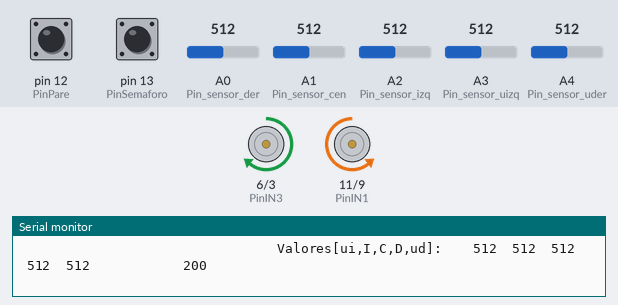
The sketch below on a simulated Arduino Uno, built with avr-gcc and run on an emulated ATmega328P. Shown: motor-driver pin pairs drawn as motors (green arrow = first pin HIGH = forward, orange = second pin HIGH = backward, longer = more drive), the last lines printed to the serial monitor. The test bench sets the inputs (shaded band); at power-on: A3 (Pin_sensor_uizq) = 512, A2 (Pin_sensor_izq) = 512, A1 (Pin_sensor_cen) = 512, A0 (Pin_sensor_der) = 512, pin 12 (PinPare) HIGH, pin 13 (PinSemaforo) HIGH, A4 (Pin_sensor_uder) = 512.

Above: at 4.8 s.
4.9 s: A3 (Pin_sensor_uizq) set to 111
At 5.19 s:
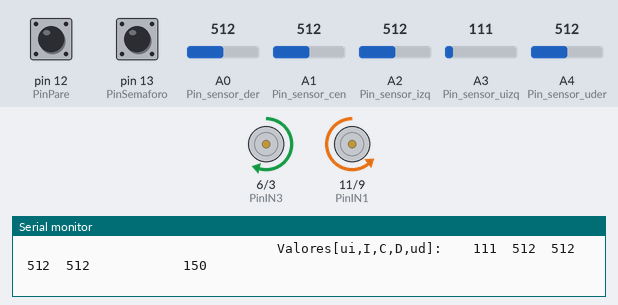
7.9 s: A3 (Pin_sensor_uizq) set to 88
10.9 s: A2 (Pin_sensor_izq) set to 30
At 11.29 s:
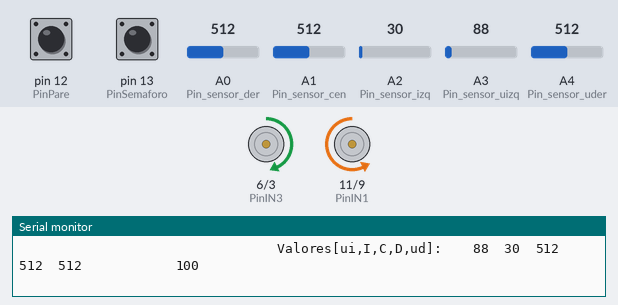
At 12.4 s:
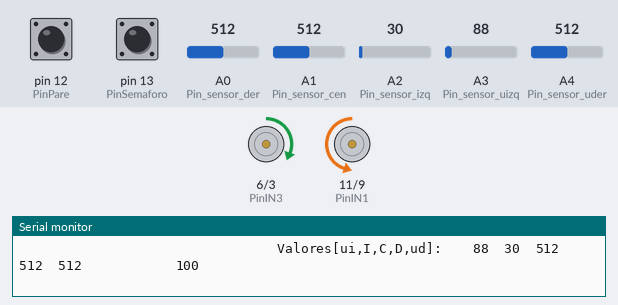
13.9 s: A1 (Pin_sensor_cen) set to 30
16.9 s: A0 (Pin_sensor_der) set to 129
19.9 s: A0 (Pin_sensor_der) set to 109
At 20.5 s:
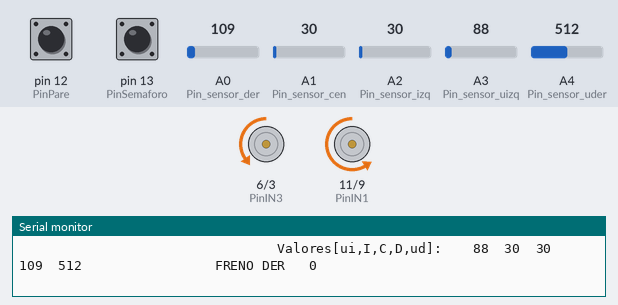
Timing chart, 0 to 22.4 s (numbered marks = the images above; inputs shaded):
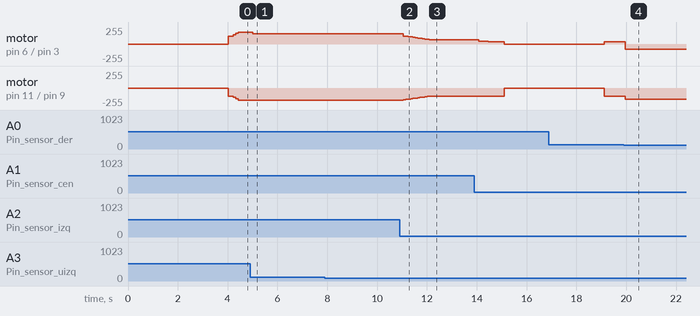

The sketch:

lineaydeteccion.ino
```cpp
// ruedas chiquitas. ojo que en el medio de 2 sensores nunca puede dar 0 pq sino se va al pingo, x eso baje el umbral.

// --- Pines de motores
static int PinIN1 = 11;
static int PinIN2 = 9;
static int PinIN3 = 6;
static int PinIN4 = 3;

// --- Pines de sensores (¿INTERCAMBIAMOS IZQUIERDO Y DERECHO PARA LA PRUEBA?)
static int Pin_sensor_izq = A2; // El sensor físico izquierdo ahora se lee en el pin A2
static int Pin_sensor_cen = A1; // El del centro no cambia
static int Pin_sensor_der = A0; // El sensor físico derecho ahora se lee en el pin A0
static int Pin_sensor_uder = A4;
static int Pin_sensor_uizq = A3;

static int PinSemaforo = 13;  // Pin que recibe la señal de la Raspberry
bool semaforo_verde = 0, arranque=0;
static int PinPare = 12;  // Pin que recibe la señal de la Raspberry
bool senialpare=0, stopflag=0;
unsigned long tiempo_actual = 0, tiempo_inicio=0, tiempo_pasado=0;


int digital[5];
int sensoresanalog[5];
long int sumap, suma, pos, poslast, posicion;

// --- UMBRAL DE SENSIBILIDAD ---
int UMBRAL = 400;
int umbralmedio=200;


float KP=0.5;
float KD=0.3;
float KI=0.01;   // probar 0.01


/// datos para la integral
int error1=0;
int error2=0;
int error3=0;
int error4=0;
int error5=0;
int error6=0;
/////////////////////////

///////////variable PID///////////////
int proporcional=0;
int integral=0;
int derivativo=0;
int diferencial=0;
int last_prop;
int setpoint=200;


void setup() {
  Serial.begin(9600);
  pinMode(PinIN1, OUTPUT);
  pinMode(PinIN2, OUTPUT);
  pinMode(PinIN3, OUTPUT);
  pinMode(PinIN4, OUTPUT);
  pinMode(PinSemaforo, INPUT_PULLUP);
  pinMode(PinPare, INPUT_PULLUP);

  Serial.println("--- Inicio de Depuración (Pines Cruzados) ---");
}


void loop() {

  if (arranque==0){
    semaforo_verde = digitalRead(PinSemaforo);  // HIGH si la Raspberry manda señal
    if (semaforo_verde==1)
      arranque=1;
  }

  if(arranque==1){
    posicion=lectura();
    PID();
    frenos();
  }

  senialpare = digitalRead(PinPare);  // HIGH si la Raspberry manda señal
  tiempo_actual = millis();

  if(senialpare==1 && stopflag==0){
    motores(0,0);
    delay(4000);
    tiempo_inicio=tiempo_actual;
    stopflag=1;
  }

  if(stopflag==1){
    tiempo_pasado = tiempo_actual - tiempo_inicio;
      if(tiempo_pasado >= 15000){
        stopflag=0;
      }
  }

  Serial.print(posicion);
  /*
  Serial.print("         proporcional:  ");
  Serial.print(proporcional);
  */
  Serial.println();

  Serial.print("                                 Valores[ui,I,C,D,ud]:    ");
  for (int i=0; i<5; i++){
    Serial.print(sensoresanalog[i]);
    Serial.print("\t");
  }
  Serial.print("          ");

  //Serial.print("       semaforo verde, arranque, senialpare, stopflag   "); Serial.print(semaforo_verde); Serial.print(arranque); Serial.print(senialpare); Serial.print(stopflag);

}

void motores(int izq, int der){//0 hasta 255    0 hasta -255
  izq=constrain(izq,-255,255);
  der=constrain(der,-255,255);
  ////////////////motor LEFT "IZQUIERDO" ////////////////////////
  if(izq>=0){
    digitalWrite(PinIN2,HIGH);
    digitalWrite(PinIN1,LOW);
    analogWrite(PinIN2,izq);
  }
  else{
    digitalWrite(PinIN2,LOW);
    digitalWrite(PinIN1,HIGH);
    izq=izq*(-1);
    analogWrite(PinIN1,izq);
  }

  ////////////////motor RIGHT "DERECHO" ////////////////////////
  if(der>=0){
    digitalWrite(PinIN3,HIGH);
    digitalWrite(PinIN4,LOW);
    analogWrite(PinIN3,der);
  }
  else{
    digitalWrite(PinIN3,LOW);
    digitalWrite(PinIN4,HIGH);
    der=der*(-1);
    analogWrite(PinIN4,der);
  }
  /*
  Serial.print("motores:    ");
  Serial.print(izq); Serial.print("  "); Serial.print(der);
  Serial.println(" ");
  */
}


// Variables globales nuevas
int vel_min = 120;   // velocidad mínima    en 120 andaba bien, aunque un poco lento
int vel_max = 180;   // velocidad máxima    en 220 andaba bien
int vel_base = vel_min;  // velocidad actual
int recto_counter = 0; // cuenta cuántos ciclos va recto

void PID(){
  proporcional = pos - setpoint;
  derivativo = proporcional - last_prop;
  integral = error1 + error2 + error3 + error4 + error5 + error6;
  last_prop = proporcional;

  // actualizar historial de errores para la integral
  error6 = error5;
  error5 = error4;
  error4 = error3;
  error3 = error2;
  error2 = error1;
  error1 = proporcional;

  int diferencial = (proporcional*KP) + (derivativo*KD) + (integral*KI);

  // --- Control de velocidad según si va recto o en curva ---
  if (abs(proporcional) < 60) {  // probar menor a 110 para que no desacelere en la parte recta
    // casi centrado en la línea
    recto_counter++;
    if (recto_counter > 3 && vel_base < vel_max) {
      vel_base += 20; // subir velocidad progresivamente en +=15 estaba bien
    }
  } else if (abs(proporcional) > 160)  {  // agregue este if para que no desacelere en la parte recta. probar con otro if de abs proporcional entre 60 y 160 que baje -=5
    recto_counter = 0;
    //vel_base -= 30;  // frenar rápido al entrar en curva   en -=5 estaba bien     bajarlo un poco para que no desacelere en la parte recta
    vel_base = vel_min;
    if (vel_base < vel_min) vel_base = vel_min;
  }
  else  if (abs(proporcional) >= 60 && abs(proporcional) <= 160){  // agregue este if para que no desacelere tanto en la parte recta. prueba con if de abs proporcional entre 60 y 160 que baje -=5
    recto_counter = 0;
    vel_base -= 5;
    if (vel_base < vel_min) vel_base = vel_min;
  }


  // --- Aplicar corrección con la velocidad adaptada ---
  if(diferencial < 0)
    motores(vel_base, vel_base + diferencial);
  else
    motores(vel_base - diferencial, vel_base);
}


int lectura(void){
  int val_izq = analogRead(Pin_sensor_izq);
  int val_cen = analogRead(Pin_sensor_cen);
  int val_der = analogRead(Pin_sensor_der);
  int val_uder = analogRead(Pin_sensor_uder);
  int val_uizq = analogRead(Pin_sensor_uizq);

  sensoresanalog[0] = val_uizq; sensoresanalog[1] = val_izq; sensoresanalog[2] = val_cen; sensoresanalog[3] = val_der; sensoresanalog[4] = val_uder;

  bool negro_izq = val_izq > 120;
  bool negro_cen = val_cen > 120;
  bool negro_der = val_der > 120;
  bool negro_uder = val_uder > UMBRAL;
  bool negro_uizq = val_uizq > UMBRAL;

  digital[0] = negro_uizq; digital[1] = negro_izq; digital[2] = negro_cen; digital[3] = negro_der; digital[4] = negro_uder;
  sumap=400*digital[0]+300*digital[1]+200*digital[2]+100*digital[3]+0*digital[4];
  suma=digital[0]+digital[1]+digital[2]+digital[3]+digital[4];
  pos=(sumap/suma);


  if ((digital[0]==1 && digital[1]==0 && (digital[2]+digital[3]+digital[4])>0) || (digital[4]==1 && digital[3]==0 && (digital[2]+digital[1]+digital[0])>0) || (digital[0]==1 && digital[1]==1 && digital[2]==0 && (digital[3] + digital[4])>0) || (digital[4]==1 && digital[3]==1 && digital[2]==0 && (digital[1] + digital[0])>0) )
    {pos=poslast; // ignorar medicion pues se esta pisando una de las líneas externas al circuito.
    Serial.print("     linea externa pisada   ");
    }
  if(poslast<=60 && suma==0){
    pos=0;
  }
  if(poslast>=340 && suma==0){
    pos=400;
  }
  poslast=pos;
  return pos;
}

int veladelante=170, velatras=80;
void frenos(){
  if(pos<=40){  // lo cambie, antes estaba este en 60 y el otro en 340
    motores(veladelante, -velatras);
    Serial.print("     FRENO DER   ");
  }
  if(pos>=360){
    motores(-velatras, veladelante);
    Serial.print("     FRENO IZQ   ");
  }
}
```

Measured:
- the behaviour switches between 121 and 120 on A0 (Pin_sensor_der) (found by bisection; images 3 and 4)
- after the input at 4.9 s, motor on pin 6 (PinIN3) / pin 3 (PinIN4): forward 180/255 → forward 155/255 after 0.10 s, → forward 154/255 0.19 s later, → forward 153/255 0.19 s later, → forward 152/255 0.19 s later
- after the input at 10.9 s, motor on pin 6 (PinIN3) / pin 3 (PinIN4): moves from forward 152/255 to forward 64/255 over 1.0 s, starting after 0.16 s; motor on pin 11 (PinIN1) / pin 9 (PinIN2): moves from backward 180/255 to backward 120/255 over 1.0 s, starting after 0.16 s
- after the input at 19.9 s, motor on pin 6 (PinIN3) / pin 3 (PinIN4): forward 36/255 → backward 80/255 after 0.06 s; motor on pin 11 (PinIN1) / pin 9 (PinIN2): backward 120/255 → backward 170/255 after 0.06 s
